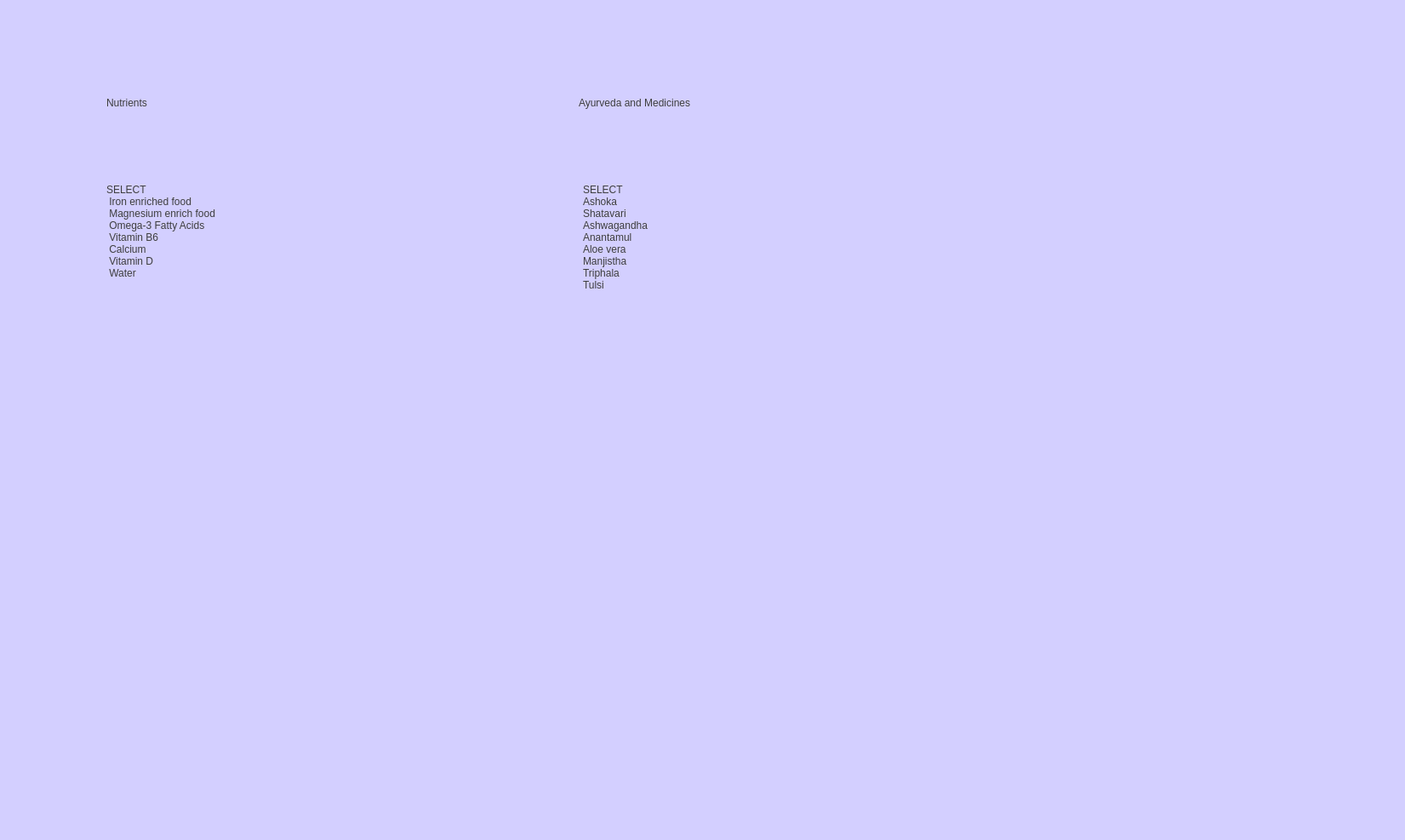
<?xml version="1.0" encoding="UTF-8"?>
<ui version="4.0">
 <class>nutrients</class>
 <widget class="QMainWindow" name="nutrients">
  <property name="geometry">
   <rect>
    <x>0</x>
    <y>0</y>
    <width>1651</width>
    <height>987</height>
   </rect>
  </property>
  <property name="windowTitle">
   <string>nutrients</string>
  </property>
  <property name="styleSheet">
   <string notr="true">background-color: rgb(211, 207, 255);   </string>
  </property>
  <widget class="QWidget" name="centralwidget">
   <widget class="QLabel" name="label">
    <property name="geometry">
     <rect>
      <x>110</x>
      <y>70</y>
      <width>421</width>
      <height>101</height>
     </rect>
    </property>
    <property name="styleSheet">
     <string notr="true">background-color: rgb(211, 207, 255);
       
    color: #3D3D3D;                   
    font: bold 20px &quot;Arial&quot;;
    border-radius: 8px;
    padding: 6px 12px;


</string>
    </property>
    <property name="text">
     <string>Nutrients</string>
    </property>
   </widget>
   <widget class="QLabel" name="label_2">
    <property name="geometry">
     <rect>
      <x>680</x>
      <y>70</y>
      <width>401</width>
      <height>101</height>
     </rect>
    </property>
    <property name="styleSheet">
     <string notr="true">background-color: rgb(211, 207, 255);
   
    color: #3D3D3D;                   
    font: bold 20px &quot;Arial&quot;;
    border-radius: 8px;
</string>
    </property>
    <property name="text">
     <string>Ayurveda and Medicines</string>
    </property>
   </widget>
   <widget class="QListWidget" name="listWidget">
    <property name="geometry">
     <rect>
      <x>110</x>
      <y>210</y>
      <width>431</width>
      <height>231</height>
     </rect>
    </property>
    <property name="styleSheet">
     <string notr="true">background-color: rgb(211, 207, 255);
    
    color: #3D3D3D;                   
    font: bold 20px &quot;Arial&quot;;
    border-radius: 8px;
    padding: 6px 12px;

</string>
    </property>
    <item>
     <property name="text">
      <string>SELECT</string>
     </property>
     <property name="font">
      <font>
       <italic>false</italic>
      </font>
     </property>
     <property name="icon">
      <iconset theme="QIcon::ThemeIcon::EditFind"/>
     </property>
    </item>
    <item>
     <property name="text">
      <string> Iron enriched food</string>
     </property>
    </item>
    <item>
     <property name="text">
      <string> Magnesium enrich food</string>
     </property>
    </item>
    <item>
     <property name="text">
      <string> Omega-3 Fatty Acids</string>
     </property>
    </item>
    <item>
     <property name="text">
      <string> Vitamin B6</string>
     </property>
    </item>
    <item>
     <property name="text">
      <string> Calcium</string>
     </property>
    </item>
    <item>
     <property name="text">
      <string> Vitamin D</string>
     </property>
    </item>
    <item>
     <property name="text">
      <string> Water</string>
     </property>
    </item>
   </widget>
   <widget class="QStackedWidget" name="stackedWidget_2">
    <property name="geometry">
     <rect>
      <x>80</x>
      <y>470</y>
      <width>411</width>
      <height>281</height>
     </rect>
    </property>
    <property name="styleSheet">
     <string notr="true">
    background-color: #bd49c86;      
    color: #3D3D3D;                   
    font: bold 20px &quot;Arial&quot;;
    border-radius: 8px;
    padding: 6px 12px;

</string>
    </property>
    <property name="currentIndex">
     <number>0</number>
    </property>
    <widget class="QWidget" name="Blank"/>
    <widget class="QWidget" name="I">
     <widget class="QPlainTextEdit" name="Iron">
      <property name="geometry">
       <rect>
        <x>30</x>
        <y>34</y>
        <width>341</width>
        <height>201</height>
       </rect>
      </property>
      <property name="styleSheet">
       <string notr="true">color: rgb(0, 0, 0);</string>
      </property>
      <property name="readOnly">
       <bool>true</bool>
      </property>
      <property name="plainText">
       <string>Blood loss can lower iron levels which may lead to fatigue and anemia
Food We must intake:
Spinach, lentils, beans, kale, fortified cereal
</string>
      </property>
     </widget>
    </widget>
    <widget class="QWidget" name="Magnesium">
     <widget class="QPlainTextEdit" name="magnsium">
      <property name="geometry">
       <rect>
        <x>20</x>
        <y>30</y>
        <width>341</width>
        <height>221</height>
       </rect>
      </property>
      <property name="styleSheet">
       <string notr="true">color: rgb(0, 0, 0);</string>
      </property>
      <property name="readOnly">
       <bool>true</bool>
      </property>
      <property name="plainText">
       <string>Helps relax muscles, reduces cramps and improves the mood
Food We must intake:
Nuts and seeds especially almonds, pumpkins
Dark chocolates, avocados, whole grains
</string>
      </property>
     </widget>
    </widget>
    <widget class="QWidget" name="omega">
     <widget class="QPlainTextEdit" name="omega_2">
      <property name="geometry">
       <rect>
        <x>20</x>
        <y>40</y>
        <width>371</width>
        <height>201</height>
       </rect>
      </property>
      <property name="styleSheet">
       <string notr="true">color: rgb(0, 0, 0);</string>
      </property>
      <property name="plainText">
       <string>Helps reduce cramps and breast tenderness
Food We must intake:
soaked chia seeds , flax seeds
walnuts, fatty fish like salmon and sardines

</string>
      </property>
     </widget>
    </widget>
    <widget class="QWidget" name="b6">
     <widget class="QPlainTextEdit" name="vitaminb6">
      <property name="geometry">
       <rect>
        <x>20</x>
        <y>40</y>
        <width>391</width>
        <height>201</height>
       </rect>
      </property>
      <property name="styleSheet">
       <string notr="true">color: rgb(0, 0, 0);</string>
      </property>
      <property name="plainText">
       <string>It helps to cope with bloating, irritability and also mood swings
Food We must intake:
Bananas, potatoes, chickpeas, poultry meats as well as fortified cereals

</string>
      </property>
     </widget>
    </widget>
    <widget class="QWidget" name="calcium">
     <widget class="QPlainTextEdit" name="calci">
      <property name="geometry">
       <rect>
        <x>30</x>
        <y>34</y>
        <width>341</width>
        <height>171</height>
       </rect>
      </property>
      <property name="styleSheet">
       <string notr="true">color: rgb(0, 0, 0);</string>
      </property>
      <property name="readOnly">
       <bool>true</bool>
      </property>
      <property name="plainText">
       <string>Helps reduce menstrual pain, bloating and mood swings
Food We must intake:
dairy products, leafy greens, almonds, tofu</string>
      </property>
     </widget>
    </widget>
    <widget class="QWidget" name="D">
     <widget class="QPlainTextEdit" name="plainTextEdit">
      <property name="geometry">
       <rect>
        <x>23</x>
        <y>34</y>
        <width>351</width>
        <height>191</height>
       </rect>
      </property>
      <property name="styleSheet">
       <string notr="true">color: rgb(0, 0, 0);</string>
      </property>
      <property name="readOnly">
       <bool>true</bool>
      </property>
      <property name="plainText">
       <string>It works with calcium to reduce PMS symptoms and inflammation
Morning sunlight is a major source of Vitamin D
Food We must intake:
orange juices, milk, fatty fishes</string>
      </property>
     </widget>
    </widget>
    <widget class="QWidget" name="water">
     <widget class="QPlainTextEdit" name="water_2">
      <property name="geometry">
       <rect>
        <x>40</x>
        <y>30</y>
        <width>351</width>
        <height>201</height>
       </rect>
      </property>
      <property name="styleSheet">
       <string notr="true">color: rgb(0, 0, 0);</string>
      </property>
      <property name="readOnly">
       <bool>true</bool>
      </property>
      <property name="plainText">
       <string>Warm water helps reduce bloating and enough intake of water keeps you hydrated to reduce fatigue
Herbal teas like ginger or peppermint soothes the cramp.

</string>
      </property>
     </widget>
    </widget>
   </widget>
   <widget class="QListWidget" name="listWidget_2">
    <property name="geometry">
     <rect>
      <x>670</x>
      <y>210</y>
      <width>431</width>
      <height>251</height>
     </rect>
    </property>
    <property name="styleSheet">
     <string notr="true">background-color: rgb(211, 207, 255);
    
    color: #3D3D3D;                   
    font: bold 20px &quot;Arial&quot;;
    border-radius: 8px;
    padding: 6px 12px;

</string>
    </property>
    <item>
     <property name="text">
      <string>SELECT</string>
     </property>
     <property name="font">
      <font>
       <italic>false</italic>
      </font>
     </property>
     <property name="icon">
      <iconset theme="QIcon::ThemeIcon::EditFind"/>
     </property>
    </item>
    <item>
     <property name="text">
      <string>Ashoka</string>
     </property>
    </item>
    <item>
     <property name="text">
      <string>Shatavari</string>
     </property>
    </item>
    <item>
     <property name="text">
      <string>Ashwagandha</string>
     </property>
    </item>
    <item>
     <property name="text">
      <string>Anantamul</string>
     </property>
    </item>
    <item>
     <property name="text">
      <string>Aloe vera</string>
     </property>
    </item>
    <item>
     <property name="text">
      <string>Manjistha</string>
     </property>
    </item>
    <item>
     <property name="text">
      <string>Triphala</string>
     </property>
    </item>
    <item>
     <property name="text">
      <string>Tulsi</string>
     </property>
    </item>
   </widget>
   <widget class="QStackedWidget" name="stackedWidget_3">
    <property name="geometry">
     <rect>
      <x>630</x>
      <y>450</y>
      <width>621</width>
      <height>421</height>
     </rect>
    </property>
    <property name="styleSheet">
     <string notr="true">
    background-color: #bd49c86;      
    color: #3D3D3D;                   
    font: bold 20px &quot;Arial&quot;;
    border-radius: 8px;
    padding: 6px 12px;

</string>
    </property>
    <property name="currentIndex">
     <number>0</number>
    </property>
    <widget class="QWidget" name="Blank_2"/>
    <widget class="QWidget" name="ashoka_2">
     <widget class="QPlainTextEdit" name="ashoka">
      <property name="geometry">
       <rect>
        <x>40</x>
        <y>40</y>
        <width>411</width>
        <height>311</height>
       </rect>
      </property>
      <property name="styleSheet">
       <string notr="true">color: rgb(0, 0, 0);</string>
      </property>
      <property name="readOnly">
       <bool>true</bool>
      </property>
      <property name="plainText">
       <string>Ashoka is the queen of herbs for the female reproductive system, as a uterine tonic and aiding in heavy bleeding and discomfort.Literally meaning, “remover of sorrow,” this herb will aid in physical as well as psychological pain. Its astringent taste also aids in removing excess tissue and wastes and helps tone the uterus, aiding in heavy cycles.</string>
      </property>
     </widget>
    </widget>
    <widget class="QWidget" name="shatavari">
     <widget class="QPlainTextEdit" name="magnsium_2">
      <property name="geometry">
       <rect>
        <x>20</x>
        <y>30</y>
        <width>341</width>
        <height>201</height>
       </rect>
      </property>
      <property name="styleSheet">
       <string notr="true">color: rgb(0, 0, 0);</string>
      </property>
      <property name="readOnly">
       <bool>true</bool>
      </property>
      <property name="plainText">
       <string>Shatavari herb is very building, is pitta reducing, and has a particular affinity to the female reproductive tract and urinary system. As such, it is seen as an adaptogen during times of stress and over-taxation of the body.</string>
      </property>
     </widget>
    </widget>
    <widget class="QWidget" name="aswagandha_2">
     <widget class="QPlainTextEdit" name="aswagandha">
      <property name="geometry">
       <rect>
        <x>20</x>
        <y>30</y>
        <width>401</width>
        <height>241</height>
       </rect>
      </property>
      <property name="styleSheet">
       <string notr="true">color: rgb(0, 0, 0);</string>
      </property>
      <property name="plainText">
       <string>Ashwagandha is also used traditionally as a great tonic and adaptogen for the nervous system, including the adrenals. This, along with its building properties, make it a go-to herb for emaciation and burn-out, which can cause a scanty, vata flow.

</string>
      </property>
     </widget>
    </widget>
    <widget class="QWidget" name="anatamul">
     <widget class="QPlainTextEdit" name="anantamul">
      <property name="geometry">
       <rect>
        <x>20</x>
        <y>40</y>
        <width>401</width>
        <height>191</height>
       </rect>
      </property>
      <property name="styleSheet">
       <string notr="true">color: rgb(0, 0, 0);</string>
      </property>
      <property name="plainText">
       <string>The Ayurvedic classic texts love anantamul as a pitta pacifier in the blood, making it a great blood cleanser, and in the genitourinary tract. It acts as a cleanser, in addition to being a nourisher.
</string>
      </property>
     </widget>
    </widget>
    <widget class="QWidget" name="aloe">
     <widget class="QPlainTextEdit" name="aloe_2">
      <property name="geometry">
       <rect>
        <x>30</x>
        <y>34</y>
        <width>531</width>
        <height>311</height>
       </rect>
      </property>
      <property name="styleSheet">
       <string notr="true">color: rgb(0, 0, 0);</string>
      </property>
      <property name="readOnly">
       <bool>true</bool>
      </property>
      <property name="plainText">
       <string>In Sanskrit, this herb is called kumari, meaning “young maiden.” Aloe vera is widely respected as being highly supportive of a woman's reproductive system. In such a way, the classic Ayurvedic texts have referred to this herb repeatedly for gynecological disturbances. Aloe is cooling and very cleansing to the urine, blood, and plasma. It removes stagnation and blockages and acts as a tonic.It is often used in conjunction with other herbs as a vehicle, or anupan , to the reproductive system. Aloe vera can be found in Women's Support tablets.
</string>
      </property>
     </widget>
    </widget>
    <widget class="QWidget" name="manjinistha">
     <widget class="QPlainTextEdit" name="manjinistha_2">
      <property name="geometry">
       <rect>
        <x>23</x>
        <y>34</y>
        <width>421</width>
        <height>231</height>
       </rect>
      </property>
      <property name="styleSheet">
       <string notr="true">color: rgb(0, 0, 0);</string>
      </property>
      <property name="readOnly">
       <bool>true</bool>
      </property>
      <property name="plainText">
       <string>Manjistha is an excellent blood cleanser, removing pitta, while also building the blood gently. As it cleanses the blood, it also is able to remove stagnation and constriction within the reproductive tract. Manjistha is one of the main ingredients in Blood Cleanse tablets.
</string>
      </property>
     </widget>
    </widget>
    <widget class="QWidget" name="triphala">
     <widget class="QPlainTextEdit" name="triphala_2">
      <property name="geometry">
       <rect>
        <x>40</x>
        <y>30</y>
        <width>351</width>
        <height>181</height>
       </rect>
      </property>
      <property name="styleSheet">
       <string notr="true">color: rgb(0, 0, 0);</string>
      </property>
      <property name="readOnly">
       <bool>true</bool>
      </property>
      <property name="plainText">
       <string>Triphala is most known for its ability to aid in the elimination of wastes, particularly from the gastrointestinal tract, and removing toxins from the body. In addition, it is a great rejuvenative. </string>
      </property>
     </widget>
    </widget>
    <widget class="QWidget" name="tulsi_2">
     <widget class="QPlainTextEdit" name="tulsi">
      <property name="geometry">
       <rect>
        <x>60</x>
        <y>40</y>
        <width>301</width>
        <height>211</height>
       </rect>
      </property>
      <property name="styleSheet">
       <string notr="true">color: rgb(0, 0, 0);</string>
      </property>
      <property name="readOnly">
       <bool>true</bool>
      </property>
      <property name="plainText">
       <string>Tulsi is not only warming and nourishing to the lungs and prana, but it is a builder and nourisher of the rasa dhatu, making it a beautiful herb for nourishment for flow.</string>
      </property>
     </widget>
    </widget>
   </widget>
  </widget>
  <widget class="QStatusBar" name="statusbar"/>
 </widget>
 <resources/>
 <connections>
  <connection>
   <sender>listWidget</sender>
   <signal>currentRowChanged(int)</signal>
   <receiver>stackedWidget_2</receiver>
   <slot>setCurrentIndex(int)</slot>
   <hints>
    <hint type="sourcelabel">
     <x>536</x>
     <y>354</y>
    </hint>
    <hint type="destinationlabel">
     <x>472</x>
     <y>578</y>
    </hint>
   </hints>
  </connection>
  <connection>
   <sender>listWidget_2</sender>
   <signal>currentRowChanged(int)</signal>
   <receiver>stackedWidget_3</receiver>
   <slot>setCurrentIndex(int)</slot>
   <hints>
    <hint type="sourcelabel">
     <x>898</x>
     <y>331</y>
    </hint>
    <hint type="destinationlabel">
     <x>895</x>
     <y>480</y>
    </hint>
   </hints>
  </connection>
  <connection>
   <sender>listWidget_2</sender>
   <signal>currentRowChanged(int)</signal>
   <receiver>stackedWidget_3</receiver>
   <slot>setCurrentIndex(int)</slot>
   <hints>
    <hint type="sourcelabel">
     <x>1027</x>
     <y>385</y>
    </hint>
    <hint type="destinationlabel">
     <x>1138</x>
     <y>466</y>
    </hint>
   </hints>
  </connection>
 </connections>
</ui>
